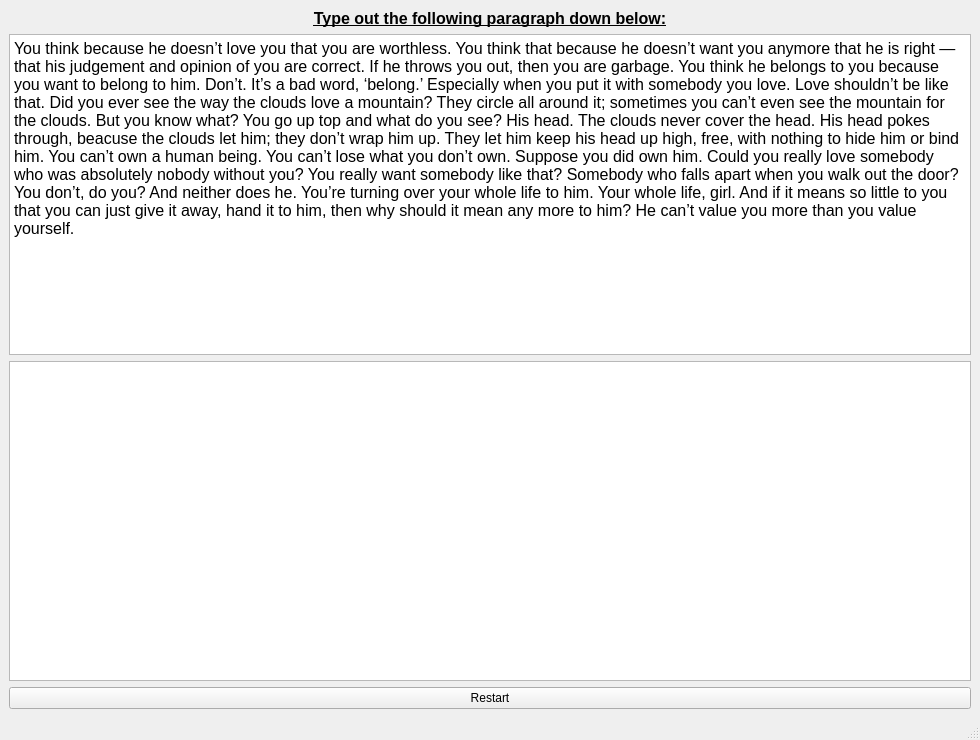
<?xml version="1.0" encoding="UTF-8"?>
<ui version="4.0">
 <class>HardWindow</class>
 <widget class="QMainWindow" name="HardWindow">
  <property name="geometry">
   <rect>
    <x>0</x>
    <y>0</y>
    <width>980</width>
    <height>740</height>
   </rect>
  </property>
  <property name="windowTitle">
   <string>Typing Speed Test- Hard</string>
  </property>
  <property name="windowIcon">
   <iconset>
    <normaloff>../assets/icon.png</normaloff>../assets/icon.png</iconset>
  </property>
  <widget class="QWidget" name="centralwidget">
   <layout class="QVBoxLayout" name="verticalLayout_2">
    <item>
     <layout class="QVBoxLayout" name="verticalLayout">
      <property name="sizeConstraint">
       <enum>QLayout::SetNoConstraint</enum>
      </property>
      <item>
       <widget class="QLabel" name="hard_title_label">
        <property name="font">
         <font>
          <family>Arial</family>
          <pointsize>12</pointsize>
          <weight>75</weight>
          <bold>true</bold>
          <underline>true</underline>
         </font>
        </property>
        <property name="text">
         <string>Type out the following paragraph down below:</string>
        </property>
        <property name="alignment">
         <set>Qt::AlignCenter</set>
        </property>
       </widget>
      </item>
      <item>
       <widget class="QTextBrowser" name="hard_label">
        <property name="font">
         <font>
          <family>Arial</family>
          <pointsize>12</pointsize>
         </font>
        </property>
        <property name="inputMethodHints">
         <set>Qt::ImhMultiLine</set>
        </property>
        <property name="html">
         <string>&lt;!DOCTYPE HTML PUBLIC &quot;-//W3C//DTD HTML 4.0//EN&quot; &quot;http://www.w3.org/TR/REC-html40/strict.dtd&quot;&gt;
&lt;html&gt;&lt;head&gt;&lt;meta name=&quot;qrichtext&quot; content=&quot;1&quot; /&gt;&lt;style type=&quot;text/css&quot;&gt;
p, li { white-space: pre-wrap; }
&lt;/style&gt;&lt;/head&gt;&lt;body style=&quot; font-family:'Arial'; font-size:12pt; font-weight:400; font-style:normal;&quot;&gt;
&lt;p style=&quot; margin-top:0px; margin-bottom:0px; margin-left:0px; margin-right:0px; -qt-block-indent:0; text-indent:0px;&quot;&gt;&lt;span style=&quot; font-family:'MS Shell Dlg 2';&quot;&gt;You think because he doesn’t love you that you are worthless. You think that because he doesn’t want you anymore that he is right — that his judgement and opinion of you are correct. If he throws you out, then you are garbage. You think he belongs to you because you want to belong to him. Don’t. It’s a bad word, ‘belong.’ Especially when you put it with somebody you love. Love shouldn’t be like that. Did you ever see the way the clouds love a mountain? They circle all around it; sometimes you can’t even see the mountain for the clouds. But you know what? You go up top and what do you see? His head. The clouds never cover the head. His head pokes through, beacuse the clouds let him; they don’t wrap him up. They let him keep his head up high, free, with nothing to hide him or bind him. You can’t own a human being. You can’t lose what you don’t own. Suppose you did own him. Could you really love somebody who was absolutely nobody without you? You really want somebody like that? Somebody who falls apart when you walk out the door? You don’t, do you? And neither does he. You’re turning over your whole life to him. Your whole life, girl. And if it means so little to you that you can just give it away, hand it to him, then why should it mean any more to him? He can’t value you more than you value yourself.&lt;/span&gt;&lt;/p&gt;&lt;/body&gt;&lt;/html&gt;</string>
        </property>
        <property name="textInteractionFlags">
         <set>Qt::NoTextInteraction</set>
        </property>
       </widget>
      </item>
      <item>
       <widget class="QTextEdit" name="hard_textEdit">
        <property name="font">
         <font>
          <family>Arial</family>
          <pointsize>12</pointsize>
         </font>
        </property>
        <property name="cursor" stdset="0">
         <cursorShape>IBeamCursor</cursorShape>
        </property>
        <property name="statusTip">
         <string>Type out the above paragraph, exactly as it is, here</string>
        </property>
        <property name="inputMethodHints">
         <set>Qt::ImhMultiLine|Qt::ImhNoAutoUppercase|Qt::ImhNoPredictiveText</set>
        </property>
        <property name="markdown">
         <string/>
        </property>
        <property name="html">
         <string>&lt;!DOCTYPE HTML PUBLIC &quot;-//W3C//DTD HTML 4.0//EN&quot; &quot;http://www.w3.org/TR/REC-html40/strict.dtd&quot;&gt;
&lt;html&gt;&lt;head&gt;&lt;meta name=&quot;qrichtext&quot; content=&quot;1&quot; /&gt;&lt;style type=&quot;text/css&quot;&gt;
p, li { white-space: pre-wrap; }
&lt;/style&gt;&lt;/head&gt;&lt;body style=&quot; font-family:'Arial'; font-size:12pt; font-weight:400; font-style:normal;&quot;&gt;
&lt;p style=&quot;-qt-paragraph-type:empty; margin-top:0px; margin-bottom:0px; margin-left:0px; margin-right:0px; -qt-block-indent:0; text-indent:0px;&quot;&gt;&lt;br /&gt;&lt;/p&gt;&lt;/body&gt;&lt;/html&gt;</string>
        </property>
        <property name="placeholderText">
         <string/>
        </property>
       </widget>
      </item>
      <item>
       <widget class="QPushButton" name="hard_restart">
        <property name="text">
         <string>Restart</string>
        </property>
       </widget>
      </item>
     </layout>
    </item>
   </layout>
  </widget>
  <widget class="QStatusBar" name="statusbar"/>
 </widget>
 <resources/>
 <connections/>
</ui>
